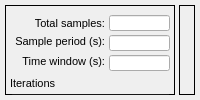
     <widget class="QWidget" name="tab_time">
      <attribute name="title">
       <string>Time data</string>
      </attribute>
      <layout class="QGridLayout" name="gridLayout">
       <property name="leftMargin">
        <number>5</number>
       </property>
       <property name="topMargin">
        <number>5</number>
       </property>
       <property name="rightMargin">
        <number>5</number>
       </property>
       <property name="bottomMargin">
        <number>5</number>
       </property>
       <property name="horizontalSpacing">
        <number>4</number>
       </property>
       <item row="0" column="1">
        <widget class="QFrame" name="graphFrame">
         <property name="sizePolicy">
          <sizepolicy hsizetype="Expanding" vsizetype="Expanding">
           <horstretch>0</horstretch>
           <verstretch>0</verstretch>
          </sizepolicy>
         </property>
         <property name="layoutDirection">
          <enum>Qt::LeftToRight</enum>
         </property>
         <property name="autoFillBackground">
          <bool>true</bool>
         </property>
         <property name="frameShape">
          <enum>QFrame::Box</enum>
         </property>
         <property name="frameShadow">
          <enum>QFrame::Plain</enum>
         </property>
         <property name="lineWidth">
          <number>1</number>
         </property>
         <property name="midLineWidth">
          <number>1</number>
         </property>
        </widget>
       </item>
       <item row="0" column="0">
        <widget class="QFrame" name="dataFrame">
         <property name="sizePolicy">
          <sizepolicy hsizetype="Fixed" vsizetype="MinimumExpanding">
           <horstretch>0</horstretch>
           <verstretch>0</verstretch>
          </sizepolicy>
         </property>
         <property name="minimumSize">
          <size>
           <width>170</width>
           <height>0</height>
          </size>
         </property>
         <property name="font">
          <font>
           <pointsize>8</pointsize>
          </font>
         </property>
         <property name="autoFillBackground">
          <bool>true</bool>
         </property>
         <property name="frameShape">
          <enum>QFrame::Box</enum>
         </property>
         <property name="frameShadow">
          <enum>QFrame::Plain</enum>
         </property>
         <widget class="QLineEdit" name="totalSamplesTime">
          <property name="geometry">
           <rect>
            <x>104</x>
            <y>10</y>
            <width>61</width>
            <height>16</height>
           </rect>
          </property>
          <property name="readOnly">
           <bool>true</bool>
          </property>
         </widget>
         <widget class="QLabel" name="label">
          <property name="geometry">
           <rect>
            <x>24</x>
            <y>10</y>
            <width>76</width>
            <height>16</height>
           </rect>
          </property>
          <property name="text">
           <string>Total samples:</string>
          </property>
          <property name="alignment">
           <set>Qt::AlignRight|Qt::AlignTrailing|Qt::AlignVCenter</set>
          </property>
         </widget>
         <widget class="QLineEdit" name="samplingPeriod">
          <property name="geometry">
           <rect>
            <x>104</x>
            <y>30</y>
            <width>61</width>
            <height>16</height>
           </rect>
          </property>
          <property name="readOnly">
           <bool>true</bool>
          </property>
         </widget>
         <widget class="QLabel" name="label_3">
          <property name="geometry">
           <rect>
            <x>3</x>
            <y>28</y>
            <width>97</width>
            <height>16</height>
           </rect>
          </property>
          <property name="frameShape">
           <enum>QFrame::NoFrame</enum>
          </property>
          <property name="text">
           <string>Sample period (s):</string>
          </property>
          <property name="alignment">
           <set>Qt::AlignRight|Qt::AlignTrailing|Qt::AlignVCenter</set>
          </property>
         </widget>
         <widget class="QLineEdit" name="timeWindow">
          <property name="geometry">
           <rect>
            <x>104</x>
            <y>50</y>
            <width>61</width>
            <height>16</height>
           </rect>
          </property>
          <property name="readOnly">
           <bool>true</bool>
          </property>
         </widget>
         <widget class="QLabel" name="label_7">
          <property name="geometry">
           <rect>
            <x>14</x>
            <y>48</y>
            <width>86</width>
            <height>16</height>
           </rect>
          </property>
          <property name="frameShape">
           <enum>QFrame::NoFrame</enum>
          </property>
          <property name="text">
           <string>Time window (s):</string>
          </property>
          <property name="alignment">
           <set>Qt::AlignRight|Qt::AlignTrailing|Qt::AlignVCenter</set>
          </property>
         </widget>
         <widget class="QGroupBox" name="groupBox">
          <property name="geometry">
           <rect>
            <x>5</x>
            <y>146</y>
            <width>160</width>
            <height>102</height>
           </rect>
          </property>
          <property name="title">
           <string>Signal type (for viewing)</string>
          </property>
          <widget class="QCheckBox" name="signalCheckBox">
           <property name="geometry">
            <rect>
             <x>10</x>
             <y>24</y>
             <width>101</width>
             <height>17</height>
            </rect>
           </property>
           <property name="text">
            <string>Display signal</string>
           </property>
           <property name="checked">
            <bool>true</bool>
           </property>
          </widget>
          <widget class="QCheckBox" name="noiseCheckBox">
           <property name="geometry">
            <rect>
             <x>10</x>
             <y>42</y>
             <width>102</width>
             <height>17</height>
            </rect>
           </property>
           <property name="text">
            <string>Display noise</string>
           </property>
          </widget>
          <widget class="QCheckBox" name="sigandnoiseCheckBox">
           <property name="geometry">
            <rect>
             <x>10</x>
             <y>60</y>
             <width>138</width>
             <height>17</height>
            </rect>
           </property>
           <property name="text">
            <string>Display signal + noise</string>
           </property>
          </widget>
          <widget class="QRadioButton" name="radioButtonLinearPwr">
           <property name="geometry">
            <rect>
             <x>56</x>
             <y>80</y>
             <width>51</width>
             <height>17</height>
            </rect>
           </property>
           <property name="text">
            <string>Watts</string>
           </property>
           <property name="checked">
            <bool>false</bool>
           </property>
          </widget>
          <widget class="QRadioButton" name="radioButtonLogPwr">
           <property name="geometry">
            <rect>
             <x>112</x>
             <y>80</y>
             <width>46</width>
             <height>17</height>
            </rect>
           </property>
           <property name="text">
            <string>dBm</string>
           </property>
          </widget>
          <widget class="QRadioButton" name="radioButtonMag">
           <property name="geometry">
            <rect>
             <x>8</x>
             <y>80</y>
             <width>44</width>
             <height>17</height>
            </rect>
           </property>
           <property name="text">
            <string>Mag</string>
           </property>
           <property name="checked">
            <bool>true</bool>
           </property>
          </widget>
         </widget>
         <widget class="QGroupBox" name="groupBox_2">
          <property name="geometry">
           <rect>
            <x>5</x>
            <y>71</y>
            <width>160</width>
            <height>70</height>
           </rect>
          </property>
          <property name="title">
           <string>Iterations</string>
          </property>
          <widget class="QLabel" name="label_5">
           <property name="geometry">
            <rect>
             <x>50</x>
             <y>26</y>
             <width>46</width>
             <height>16</height>
            </rect>
           </property>
           <property name="text">
            <string>Current:</string>
           </property>
          </widget>
          <widget class="QSpinBox" name="spinBoxTime">
           <property name="geometry">
            <rect>
             <x>95</x>
             <y>22</y>
             <width>41</width>
             <height>23</height>
            </rect>
           </property>
           <property name="readOnly">
            <bool>false</bool>
           </property>
           <property name="suffix">
            <string/>
           </property>
           <property name="minimum">
            <number>1</number>
           </property>
           <property name="maximum">
            <number>100</number>
           </property>
          </widget>
          <widget class="QLineEdit" name="totalIterationsTime">
           <property name="geometry">
            <rect>
             <x>95</x>
             <y>48</y>
             <width>31</width>
             <height>17</height>
            </rect>
           </property>
           <property name="readOnly">
            <bool>true</bool>
           </property>
          </widget>
          <widget class="QLabel" name="label_6">
           <property name="geometry">
            <rect>
             <x>15</x>
             <y>50</y>
             <width>81</width>
             <height>13</height>
            </rect>
           </property>
           <property name="text">
            <string>Total iterations:</string>
           </property>
          </widget>
         </widget>
         <widget class="QGroupBox" name="groupBox_5">
          <property name="geometry">
           <rect>
            <x>5</x>
            <y>254</y>
            <width>160</width>
            <height>83</height>
           </rect>
          </property>
          <property name="title">
           <string>Grid lines</string>
          </property>
          <widget class="QCheckBox" name="checkBoxMajorGrid">
           <property name="geometry">
            <rect>
             <x>10</x>
             <y>24</y>
             <width>124</width>
             <height>17</height>
            </rect>
           </property>
           <property name="text">
            <string>Display major grid</string>
           </property>
           <property name="checked">
            <bool>true</bool>
           </property>
          </widget>
          <widget class="QCheckBox" name="checkBoxMinorGrid">
           <property name="geometry">
            <rect>
             <x>10</x>
             <y>42</y>
             <width>124</width>
             <height>17</height>
            </rect>
           </property>
           <property name="text">
            <string>Display minor grid</string>
           </property>
           <property name="checked">
            <bool>true</bool>
           </property>
          </widget>
          <widget class="QCheckBox" name="checkBoxLegend">
           <property name="geometry">
            <rect>
             <x>10</x>
             <y>60</y>
             <width>104</width>
             <height>17</height>
            </rect>
           </property>
           <property name="text">
            <string>Display legend</string>
           </property>
           <property name="checked">
            <bool>false</bool>
           </property>
          </widget>
         </widget>
         <widget class="QGroupBox" name="groupBox_7">
          <property name="geometry">
           <rect>
            <x>6</x>
            <y>440</y>
            <width>159</width>
            <height>90</height>
           </rect>
          </property>
          <property name="title">
           <string>Time axis min/max settings</string>
          </property>
          <widget class="QLineEdit" name="minTime">
           <property name="geometry">
            <rect>
             <x>92</x>
             <y>24</y>
             <width>61</width>
             <height>16</height>
            </rect>
           </property>
          </widget>
          <widget class="QLineEdit" name="maxTime">
           <property name="geometry">
            <rect>
             <x>92</x>
             <y>44</y>
             <width>61</width>
             <height>16</height>
            </rect>
           </property>
          </widget>
          <widget class="QLabel" name="label_8">
           <property name="geometry">
            <rect>
             <x>26</x>
             <y>20</y>
             <width>61</width>
             <height>20</height>
            </rect>
           </property>
           <property name="text">
            <string>Time (min):</string>
           </property>
           <property name="alignment">
            <set>Qt::AlignRight|Qt::AlignTrailing|Qt::AlignVCenter</set>
           </property>
          </widget>
          <widget class="QLabel" name="label_9">
           <property name="geometry">
            <rect>
             <x>24</x>
             <y>40</y>
             <width>63</width>
             <height>20</height>
            </rect>
           </property>
           <property name="text">
            <string>Time (max):</string>
           </property>
           <property name="alignment">
            <set>Qt::AlignRight|Qt::AlignTrailing|Qt::AlignVCenter</set>
           </property>
          </widget>
          <widget class="QPushButton" name="actionTimeWindow">
           <property name="geometry">
            <rect>
             <x>38</x>
             <y>64</y>
             <width>75</width>
             <height>21</height>
            </rect>
           </property>
           <property name="text">
            <string>Apply</string>
           </property>
          </widget>
         </widget>
         <widget class="QGroupBox" name="groupBox_32">
          <property name="geometry">
           <rect>
            <x>6</x>
            <y>342</y>
            <width>159</width>
            <height>91</height>
           </rect>
          </property>
          <property name="title">
           <string>Y-axis min/max settings</string>
          </property>
          <widget class="QLineEdit" name="startYAxisTime">
           <property name="geometry">
            <rect>
             <x>92</x>
             <y>24</y>
             <width>61</width>
             <height>16</height>
            </rect>
           </property>
          </widget>
          <widget class="QLineEdit" name="endYAxisTime">
           <property name="geometry">
            <rect>
             <x>92</x>
             <y>44</y>
             <width>61</width>
             <height>16</height>
            </rect>
           </property>
          </widget>
          <widget class="QLabel" name="label_45">
           <property name="geometry">
            <rect>
             <x>24</x>
             <y>20</y>
             <width>64</width>
             <height>20</height>
            </rect>
           </property>
           <property name="text">
            <string>Start value:</string>
           </property>
           <property name="alignment">
            <set>Qt::AlignRight|Qt::AlignTrailing|Qt::AlignVCenter</set>
           </property>
          </widget>
          <widget class="QLabel" name="label_46">
           <property name="geometry">
            <rect>
             <x>12</x>
             <y>40</y>
             <width>76</width>
             <height>20</height>
            </rect>
           </property>
           <property name="text">
            <string>End value:</string>
           </property>
           <property name="alignment">
            <set>Qt::AlignRight|Qt::AlignTrailing|Qt::AlignVCenter</set>
           </property>
          </widget>
          <widget class="QPushButton" name="actionTimeWindowYAxis">
           <property name="geometry">
            <rect>
             <x>40</x>
             <y>64</y>
             <width>75</width>
             <height>21</height>
            </rect>
           </property>
           <property name="text">
            <string>Apply</string>
           </property>
          </widget>
         </widget>
        </widget>
       </item>
      </layout>
     </widget>
